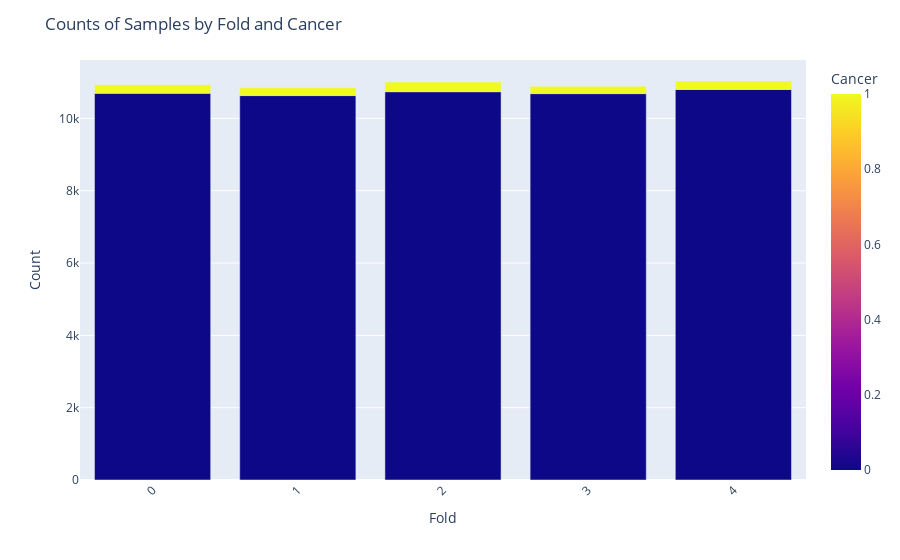

This figure's notebook cell:
### Markdown cell above
#### <span style="color:teal">6.1. Counts of Samples by Fold and Cancer <a class="anchor"  id="sample_plot"></a></span>

### Code cell
counts_df = train_df.groupby(['fold', 'cancer'])['cancer'].count().reset_index(name='count')

fig = px.bar(counts_df, x='fold', y='count', color='cancer', barmode='stack',
             hover_data={'fold': True, 'cancer': True, 'count': True},
             labels={'fold': 'Fold', 'count': 'Count', 'cancer': 'Cancer',
             })
fig.update_layout(title='Counts of Samples by Fold and Cancer', xaxis_tickangle=-45)
fig.show()

### Figure 1 — Plotly figure (JSON) as saved in the notebook; plotly's stock layout.template omitted (floating-point values rounded to 4 significant figures)
{"data": [{"alignmentgroup": "True", "customdata": [[0.0], [1.0], [0.0], [1.0], [0.0], [1.0], [0.0], [1.0], [0.0], [1.0]], "hovertemplate": "Fold=%{x}<br>Count=%{y}<br>Cancer=%{marker.color}<extra></extra>", "legendgroup": "", "marker": {"color": [0.0, 1.0, 0.0, 1.0, 0.0, 1.0, 0.0, 1.0, 0.0, 1.0], "coloraxis": "coloraxis", "pattern": {"shape": ""}}, "name": "", "offsetgroup": "", "orientation": "v", "showlegend": false, "textposition": "auto", "type": "bar", "x": [0, 0, 1, 1, 2, 2, 3, 3, 4, 4], "xaxis": "x", "y": [10694, 236, 10631, 218, 10738, 267, 10685, 203, 10800, 234], "yaxis": "y"}], "layout": {"barmode": "stack", "coloraxis": {"colorbar": {"title": {"text": "Cancer"}}, "colorscale": [[0.0, "#0d0887"], [0.1111, "#46039f"], [0.2222, "#7201a8"], [0.3333, "#9c179e"], [0.4444, "#bd3786"], [0.5556, "#d8576b"], [0.6667, "#ed7953"], [0.7778, "#fb9f3a"], [0.8889, "#fdca26"], [1.0, "#f0f921"]]}, "legend": {"tracegroupgap": 0}, "margin": {"t": 60}, "title": {"text": "Counts of Samples by Fold and Cancer"}, "xaxis": {"anchor": "y", "domain": [0.0, 1.0], "tickangle": -45, "title": {"text": "Fold"}}, "yaxis": {"anchor": "x", "domain": [0.0, 1.0], "title": {"text": "Count"}}}}
